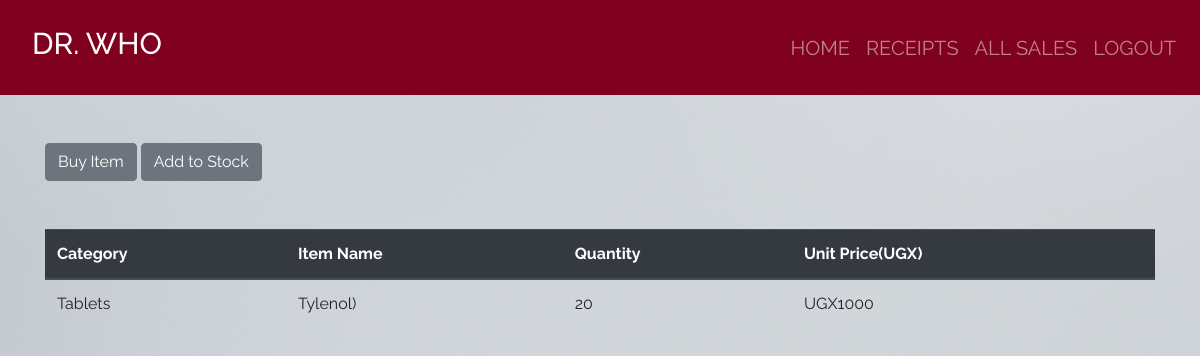
Page /index/1 (signed in) on the committed database.
### daawa/models.py (models this page shows, shortened)
class Product(models.Model):
    category_name = models.ForeignKey(Category,on_delete=models.CASCADE, null=True, blank=True)
    item_name = models.CharField(max_length = 50, null = True, blank = True)
    total_quantity = models.IntegerField(default = 0, null = True, blank = True)
    issuied_quantity = models.IntegerField(default = 0, null = True, blank = True)
    received_quantity = models.IntegerField(default = 0, null = True, blank = True)
    unit_price = models.IntegerField(default = 0, null = True, blank = True)
    manufacturer = models.CharField(max_length = 50, null = True, blank = True)
    brand = models.CharField(max_length = 50, null = True, blank = True)

class Category(models.Model):
    name = models.CharField(max_length = 50, null = True, blank = True)
    def __str__(self):
        return self.name

### daawa/views.py (the view)
# urls.py: path('index/<int:product_id>',views.product_detail, name = "product_detail"),
@login_required
def product_detail(request, product_id):
    product = Product.objects.get(id = product_id)
    return render(request, "products/product_detail.html",{'product':product})

### templates/products/product_detail.html
{% extends 'products/base.html'%} {% block content%}
<br></br>
<div class = "container">
    <a href="{% url 'issue_item' product.id %}
    " ><input type="submit" value="Buy Item" class="btn btn-secondary" btn type="button"/></a>
    <a href="{% url 'add_to_stock' product.id %}
    " ><input type= "submit" value="Add to Stock" class="btn btn-secondary btn" type="button"/></a>
</div>
<br></br>
<div class = "container">
  <table class="table">
    <thead class="thead-dark">
      <tr>
        <th scope="col">Category</th>
        <th scope="col">Item Name</th>
        <th scope="col">Quantity</th>
        <th scope="col">Unit Price(UGX)</th>
      </tr>
    </thead>
    <tbody>
      <tr>
        <td>{{product.category_name}}</td>
        <td>{{product.item_name}}</td>
        <td>{{product.total_quantity}}</td>
        <td>UGX{{product.unit_price}}</td>
      </tr>
    </tbody>
  </table>
</div>
{% endblock%}

### daawa/static/css/main.css (style rules this page uses)
html,body { position: relative; overflow-x: hidden; background: url('/static/images/img6.jpg'); width: 100% !important; height: 100vh; display: table; position: relative; background-position: center; background-attachment: scroll; -o-background-size: cover; -moz-background-size: cover; -webkit-background-size: cover; background-size: cover; background-repeat: no-repeat; }
body { background-color: hsl(0, 0%, 98%); font-family: 'raleway'; }

### rows in the picture
Product: category_name "Tablets", item_name "Tylenol)", total_quantity "20", unit_price "1000"
